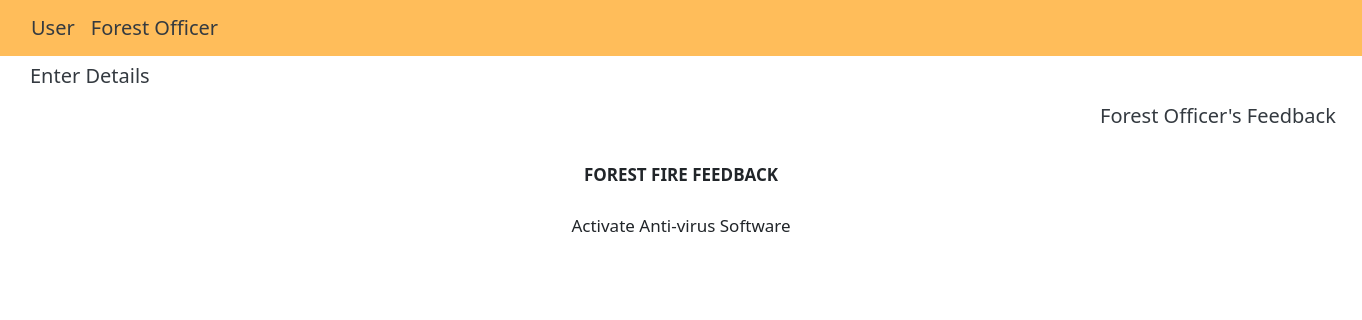
The app's page /officer_feedback/, older data.
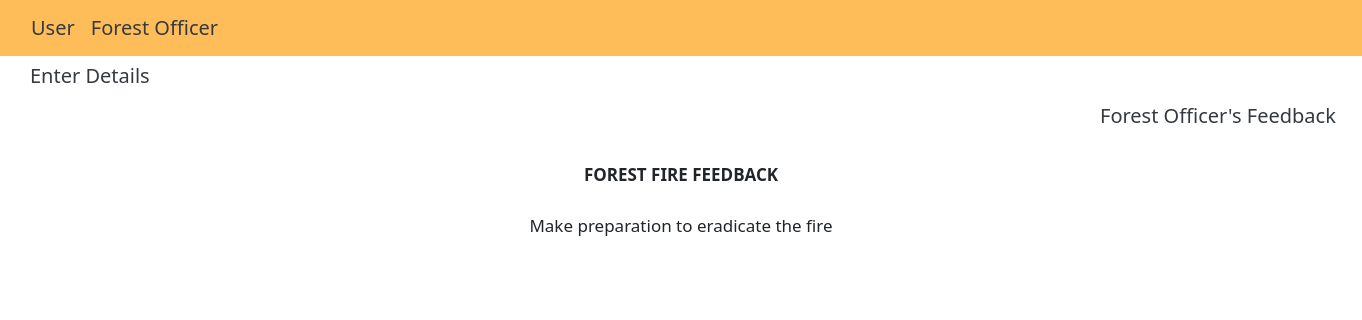
The same page, newer data.
### new/models.py (models this page shows, shortened)
class FeedModel(models.Model):
    Feedback = models.TextField(max_length=100)

### new/views.py (the view)
# urls.py: path('officer_feedback/',views.feedback,name='feedback'),
def feedback(request):
    model = models.FeedModel.objects.latest('id')
    return render(request, 'new/feedback.html', {'model': model})

### new/templates/new/feedback.html (shortened to what this page needs)
{% extends 'new/base.html' %}
{% load static %}
    {% block content %}
    <div>
		<div>
		<a class="navbar-brand text-dark" style="margin-left: 30px;" href="{% url 'apredict' %}">Enter Details</a>
		<a class="navbar-brand text-dark" style="margin-left: 1100px;" href="{% url 'feedback' %}">Forest Officer's Feedback</a>
	</div>
    <br>
    <center>
        <b>FOREST FIRE FEEDBACK</b>
        <br><br>
        {% if model %}
        {{model.Feedback}}
        {% endif %}
    </center>
    {% endblock content %}

Row changes from the older to the newer data that the page shows:
no longer on this page (row unchanged): FeedModel: Feedback "Activate Anti-virus Software"
added FeedModel: Feedback "Make preparation to eradicate the fire"
